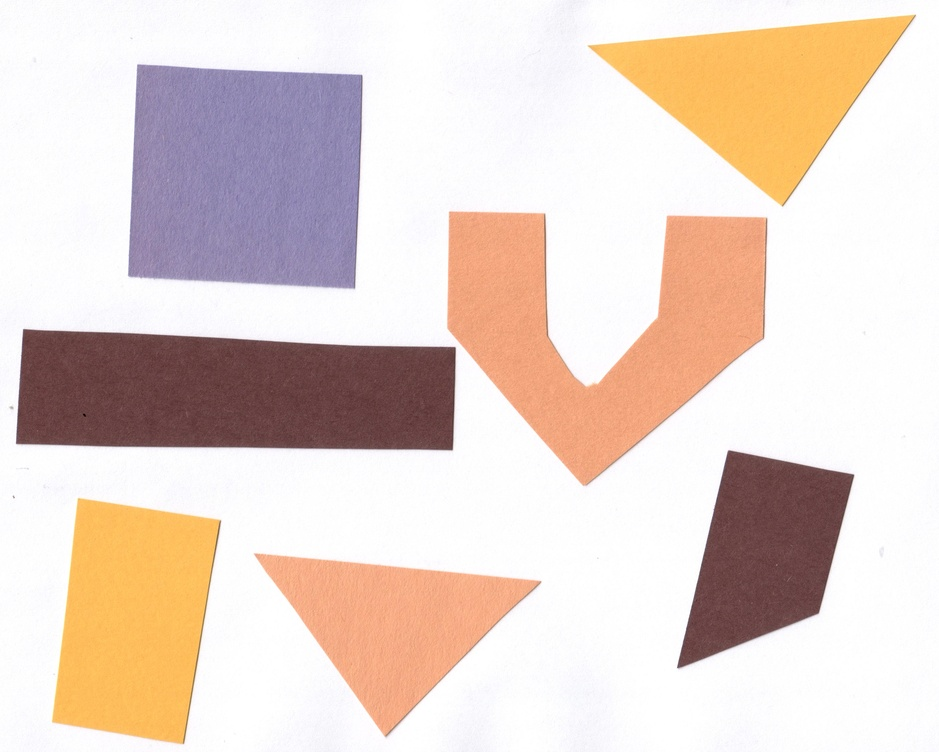
#> input picture individual_modules/image_processing_with_python/data/shapes-01.jpg, 939 x 752 px, shrunk from 3068 x 2457 before the run; the run also reads 1 picture not shown here
$ jupyter execute thresholding.ipynb   (shell and % lines are left out)
#> lines starting #> are read from the running program, lines starting #| are printed output that depends on the picture; after the words box and inside, x2 and y2 are one past the last pixel; in counts of white or black regions, pixels touching at a corner belong together
# Thresholding

```{admonition} Questions
:class: note

- How can we use thresholding to produce a binary image?
```

```{admonition} Objectives
:class: tip

- Explain what thresholding is and how it can be used.
- Use histograms to determine appropriate threshold values to use for the thresholding process.
- Apply simple, fixed-level binary thresholding to an image.
- Explain the difference between using the operator `>` or the operator `<` to threshold an image represented by a NumPy array.
- Describe the shape of a binary image produced by thresholding via `>` or `<`.
- Explain when Otsu's method for automatic thresholding is appropriate.
- Apply automatic thresholding to an image using Otsu's method.
- Use the `np.count_nonzero()` function to count the number of non-zero pixels in an image.
```

In this episode, we will learn how to use scikit-image functions to apply
thresholding to an image.
Thresholding is a type of *image segmentation*,
where we change the pixels of an image to make the image easier to analyze.
In thresholding, we convert an image from colour or grayscale into
a *binary image*, i.e., one that is simply black and white.
Most frequently,
we use thresholding as a way to select areas of interest of an image,
while ignoring the parts we are not concerned with.
We have already done some simple thresholding,
in the "Manipulating pixels" section of
[the *Working with scikit-image* episode](skimage_images.ipynb).
In that case, we used a simple NumPy array manipulation to
separate the pixels belonging to the root system of a plant from the black background.
In this episode, we will learn how to use scikit-image functions to perform thresholding.
Then, we will use the masks returned by these functions to
select the parts of an image we are interested in.

First, import the packages needed for this episode

[cell 1]
import glob

import imageio.v3 as iio
import ipympl
import matplotlib.pyplot as plt
import numpy as np
import skimage as ski

## Simple thresholding

Consider the image `data/shapes-01.jpg` with a series of
crudely cut shapes set against a white background.

[cell 2]
# load the image
shapes01 = iio.imread(uri="data/shapes-01.jpg")
#> shapes01 is the input picture: shape (752, 939, 3); mean R, G, B 229.6, 212.3, 203.6

fig, ax = plt.subplots()
ax.imshow(shapes01)

Now suppose we want to select only the shapes from the image.
In other words, we want to leave the pixels belonging to the shapes "on,"
while turning the rest of the pixels "off,"
by setting their colour channel values to zeros.
The scikit-image library has several different methods of thresholding.
We will start with the simplest version,
which involves an important step of human input.
Specifically, in this simple, *fixed-level thresholding*,
we have to provide a threshold value `t`.

The process works like this.
First, we will load the original image, convert it to grayscale,
and de-noise it as in [the *Blurring Images* episode](blurring.ipynb).

[cell 3]
# convert the image to grayscale
gray_shapes = ski.color.rgb2gray(shapes01)
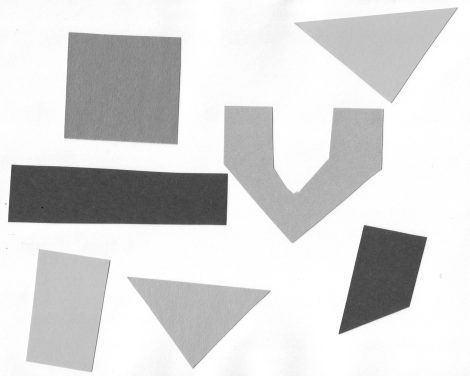
#> gray_shapes: shape (752, 939) float64 (shown at 1/2 size); min 0.0183, max 1, mean 0.844

# blur the image to denoise
blurred_shapes = ski.filters.gaussian(gray_shapes, sigma=1.0)

fig, ax = plt.subplots()
ax.imshow(blurred_shapes, cmap="gray")

Next, we would like to apply the threshold `t` such that
pixels with grayscale values on one side of `t` will be turned "on",
while pixels with grayscale values on the other side will be turned "off".
How might we do that?
Remember that grayscale images contain pixel values in the range from 0 to 1,
so we are looking for a threshold `t` in the closed range [0.0, 1.0].
We see in the image that the geometric shapes are "darker" than
the white background but there is also some light gray noise on the background.
One way to determine a "good" value for `t` is
to look at the grayscale histogram of the image
and try to identify what grayscale ranges correspond to the shapes in the image
or the background.

The histogram for the shapes image shown above can be produced as in
[the *Creating Histograms* episode](creating_histograms.ipynb).

[cell 4]
# create a histogram of the blurred grayscale image
histogram, bin_edges = np.histogram(blurred_shapes, bins=256, range=(0.0, 1.0))
#> histogram = 256 values, max 161677 at index 254, min 0 at index 0, mean 2758.3; bin_edges = 257 values from 0 to 1

fig, ax = plt.subplots()
ax.plot(bin_edges[0:-1], histogram)
ax.set_title("Grayscale Histogram")
ax.set_xlabel("grayscale value")
ax.set_ylabel("pixels")
ax.set_xlim(0, 1.0)
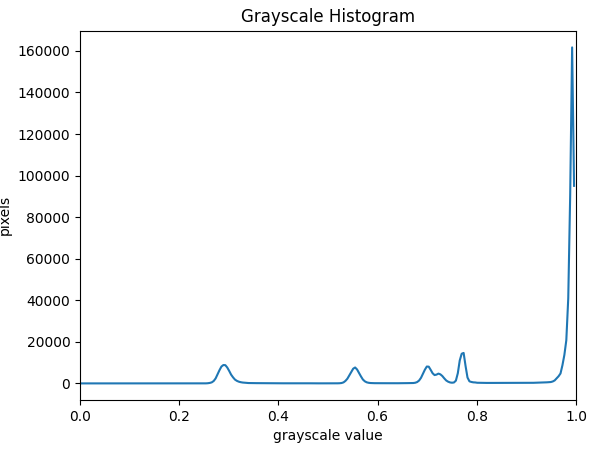
#> figure drawn by matplotlib, 1 panel; curve peaks at x = 0.992, y = 161677

Since the image has a white background,
most of the pixels in the image are white.
This corresponds nicely to what we see in the histogram:
there is a peak near the value of 1.0.
If we want to select the shapes and not the background,
we want to turn off the white background pixels,
while leaving the pixels for the shapes turned on.
So, we should choose a value of `t` somewhere before the large peak and
turn pixels above that value "off".
Let us choose `t=0.8`.

To apply the threshold `t`,
we can use the NumPy comparison operators to create a mask.
Here, we want to turn "on" all pixels which have values smaller than the threshold,
so we use the less operator `<` to compare the `blurred_image` to the threshold `t`.
The operator returns a mask, that we capture in the variable `binary_mask`.
It has only one channel, and each of its values is either 0 or 1.
The binary mask created by the thresholding operation can be shown with `ax.imshow`,
where the `False` entries are shown as black pixels
(0-valued) and the `True` entries are shown as white pixels
(1-valued).

[cell 5]
# create a mask based on the threshold
t = 0.8
binary_mask = blurred_shapes < t
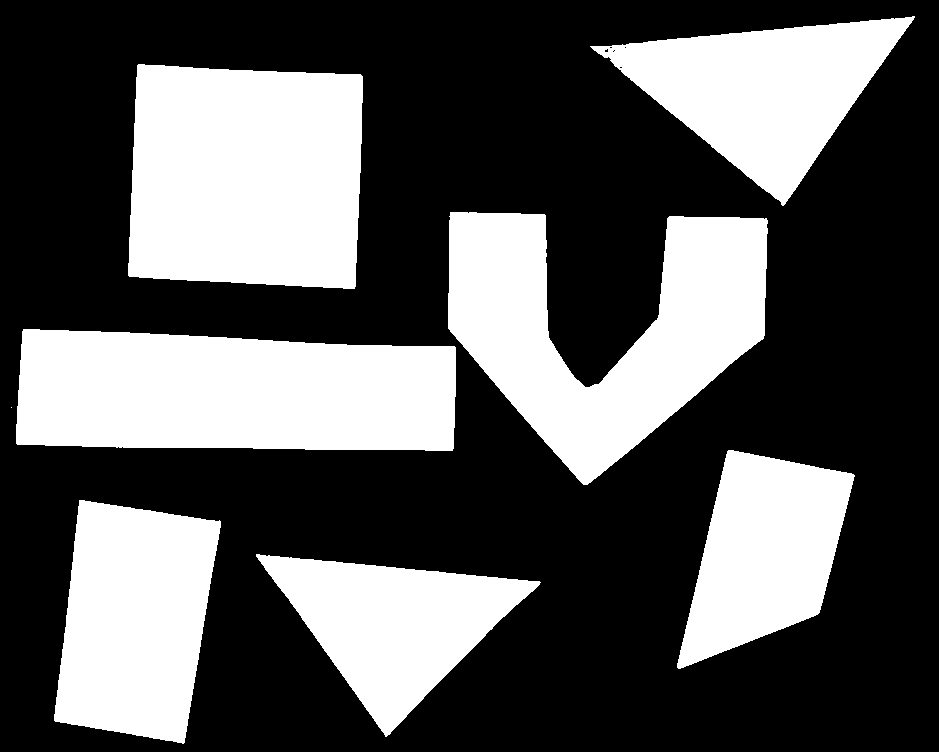
#> binary_mask: shape (752, 939) bool; 35.4% white; 8 white regions (1 under 20 px), largest, box (x1, y1, x2, y2) and area: (128, 64, 363, 289) 48574, (16, 329, 456, 451) 48102, (448, 212, 768, 485) 45575

fig, ax = plt.subplots()
ax.imshow(binary_mask, cmap="gray")

You can see that the areas where the shapes were in the original area are now white,
while the rest of the mask image is black.

```{admonition} What makes a good threshold?
:class: note

As is often the case, the answer to this question is "it depends".
In the example above, we could have just switched off all
the white background pixels by choosing `t=1.0`,
but this would leave us with some background noise in the mask image.
On the other hand, if we choose too low a value for the threshold,
we could lose some of the shapes that are too bright.
You can experiment with the threshold by re-running the above code lines with
different values for `t`.
In practice, it is a matter of domain knowledge and
experience to interpret the peaks in the histogram so to determine
an appropriate threshold.
The process often involves trial and error,
which is a drawback of the simple thresholding method.
Below we will introduce automatic thresholding,
which uses a quantitative, mathematical definition for a good threshold that
allows us to determine the value of `t` automatically.
It is worth noting that the principle for simple and automatic thresholding
can also be used for images with pixel ranges other than [0.0, 1.0].
For example, we could perform thresholding on pixel intensity values
in the range [0, 255] as we have already seen in
[the *Working with scikit-image* episode](skimage_images.ipynb).
```

We can now apply the `binary_mask` to the original coloured image as we
have learned in [the *Drawing and Bitwise Operations* episode](drawing.ipynb).
What we are left with is only the coloured shapes from the original.

[cell 6]
# use the binary_mask to select the "interesting" part of the image
selection = shapes01.copy()
selection[~binary_mask] = 0
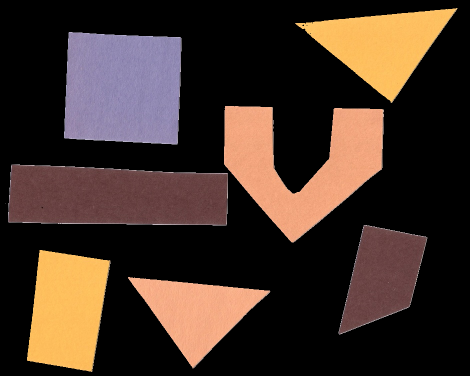
#> selection: shape (752, 939, 3) (shown at 1/2 size); mean R, G, B 66.3, 49.3, 40.2

fig, ax = plt.subplots()
ax.imshow(selection)

### Exercise: More practice with simple thresholding (15 min)

Now, it is your turn to practice. Suppose we want to use simple thresholding
to select only the coloured shapes (in this particular case we consider grayish to be a colour, too) from the image `data/shapes-02.jpg`:

First, plot the grayscale histogram as in the [Creating
Histogram](creating_histograms.ipynb) episode and
examine the distribution of grayscale values in the image. What do
you think would be a good value for the threshold `t`?
```{admonition} Solution
:class: dropdown

The histogram for the `data/shapes-02.jpg` image can be shown with

~~~python
shapes = iio.imread(uri="data/shapes-02.jpg")
gray_shapes = ski.color.rgb2gray(shapes)
histogram, bin_edges = np.histogram(gray_shapes, bins=256, range=(0.0, 1.0))

fig, ax = plt.subplots()
ax.plot(bin_edges[0:-1], histogram)
ax.set_title("Graylevel histogram")
ax.set_xlabel("gray value")
ax.set_ylabel("pixel count")
ax.set_xlim(0, 1.0)
~~~

We can see a large spike around 0.3, and a smaller spike around 0.7. The
spike near 0.3 represents the darker background, so it seems like a value
close to `t=0.5` would be a good choice.

Next, create a mask to turn the pixels above the threshold `t` on
and pixels below the threshold `t` off. Note that unlike the image
with a white background we used above, here the peak for the
background colour is at a lower gray level than the
shapes. Therefore, change the comparison operator less `<` to
greater `>` to create the appropriate mask. Then apply the mask to
the image and view the thresholded image. If everything works as it
should, your output should show only the coloured shapes on a black
background.

Here are the commands to create and view the binary mask:

~~~python
t = 0.5
binary_mask = gray_shapes > t

fig, ax = plt.subplots()
ax.imshow(binary_mask, cmap="gray")
~~~

And here are the commands to apply the mask and view the thresholded image:

~~~python
shapes02 = iio.imread(uri="data/shapes-02.jpg")
selection = shapes02.copy()
selection[~binary_mask] = 0

fig, ax = plt.subplots()
ax.imshow(selection)
~~~

```

## Automatic thresholding

The downside of the simple thresholding technique is that we have to
make an educated guess about the threshold `t` by inspecting the histogram.
There are also *automatic thresholding* methods that can determine
the threshold automatically for us.
One such method is *[Otsu's method](https://en.wikipedia.org/wiki/Otsu%27s_method)*.
It is particularly useful for situations where the grayscale histogram of an image
has two peaks that correspond to background and objects of interest.

```{admonition} Denoising an image before thresholding
:class: note

In practice, it is often necessary to denoise the image before
thresholding, which can be done with one of the methods from
[the *Blurring Images* episode](blurring.ipynb).
```

Consider the image `data/maize-root-cluster.jpg` of a maize root system which
we have seen before in
[the *Working with scikit-image* episode](skimage_images.ipynb).

[cell 7]
maize_roots = iio.imread(uri="data/maize-root-cluster.jpg")
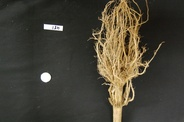
#> input picture individual_modules/image_processing_with_python/data/maize-root-cluster.jpg, 184 x 122 px, shrunk from 602 x 400 before the run
#> maize_roots is the input picture: shape (122, 184, 3); mean R, G, B 70.5, 66.4, 54.4

fig, ax = plt.subplots()
ax.imshow(maize_roots)

We use Gaussian blur with a sigma of 1.0 to denoise the root image.
Let us look at the grayscale histogram of the denoised image.

[cell 8]
# convert the image to grayscale
gray_image = ski.color.rgb2gray(maize_roots)
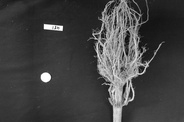
#> gray_image: shape (122, 184) float64; min 0.0267, max 1, mean 0.26

# blur the image to denoise
blurred_image = ski.filters.gaussian(gray_image, sigma=1.0)
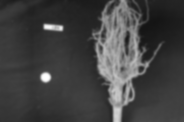
#> blurred_image: shape (122, 184) float64; min 0.0819, max 0.997, mean 0.26

# show the histogram of the blurred image
histogram, bin_edges = np.histogram(blurred_image, bins=256, range=(0.0, 1.0))
#> histogram = 256 values, max 863 at index 59, min 0 at index 0, mean 87.69
fig, ax = plt.subplots()
ax.plot(bin_edges[0:-1], histogram)
ax.set_title("Graylevel histogram")
ax.set_xlabel("gray value")
ax.set_ylabel("pixel count")
ax.set_xlim(0, 1.0)
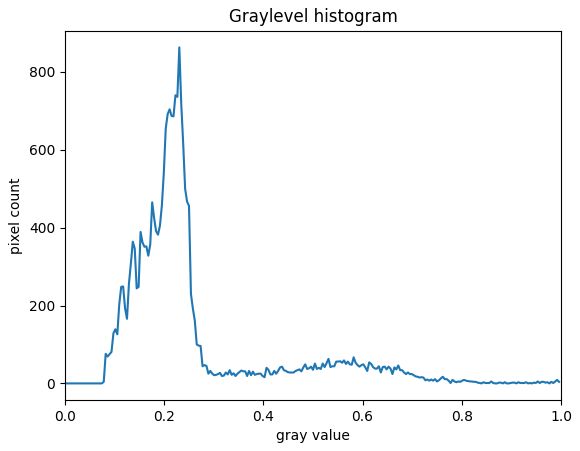
#> figure drawn by matplotlib, 1 panel; curve peaks at x = 0.23, y = 863

The histogram has a significant peak around 0.2 and then a broader "hill" around 0.6 followed by a
smaller peak near 1.0. Looking at the grayscale image, we can identify the peak at 0.2 with the
background and the broader peak with the foreground.
Thus, this image is a good candidate for thresholding with Otsu's method.
The mathematical details of how this works are complicated (see
[the scikit-image documentation](https://scikit-image.org/docs/dev/api/skimage.filters.html#threshold-otsu)
if you are interested),
but the outcome is that Otsu's method finds a threshold value between the two peaks of a grayscale
histogram which might correspond well to the foreground and background depending on the data and
application.

The `ski.filters.threshold_otsu()` function can be used to determine
the threshold automatically via Otsu's method.
Then NumPy comparison operators can be used to apply it as before.
Here are the Python commands to determine the threshold `t` with Otsu's method.

[cell 9]
# perform automatic thresholding
t = ski.filters.threshold_otsu(blurred_image)
#> t = 0.388
print("Found automatic threshold t = {}.".format(t))
#| Found automatic threshold t = 0.387637528845237.

For this root image and a Gaussian blur with the chosen sigma of 1.0,
the computed threshold value is 0.42.
Now we can create a binary mask with the comparison operator `>`.
As we have seen before, pixels above the threshold value will be turned on,
those below the threshold will be turned off.

[cell 10]
# create a binary mask with the threshold found by Otsu's method
binary_mask = blurred_image > t
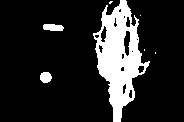
#> binary_mask: shape (122, 184) bool; 15.8% white; 7 white regions (4 under 20 px), largest, box (x1, y1, x2, y2) and area: (93, 0, 150, 122) 3296, (43, 24, 64, 31) 124, (40, 72, 52, 83) 106

fig, ax = plt.subplots()
ax.imshow(binary_mask, cmap="gray")

Finally, we use the mask to select the foreground:

[cell 11]
# apply the binary mask to select the foreground
selection = maize_roots.copy()
selection[~binary_mask] = 0
#> selection: shape (122, 184, 3)
#> (the rest of the program and of its run is left out)
